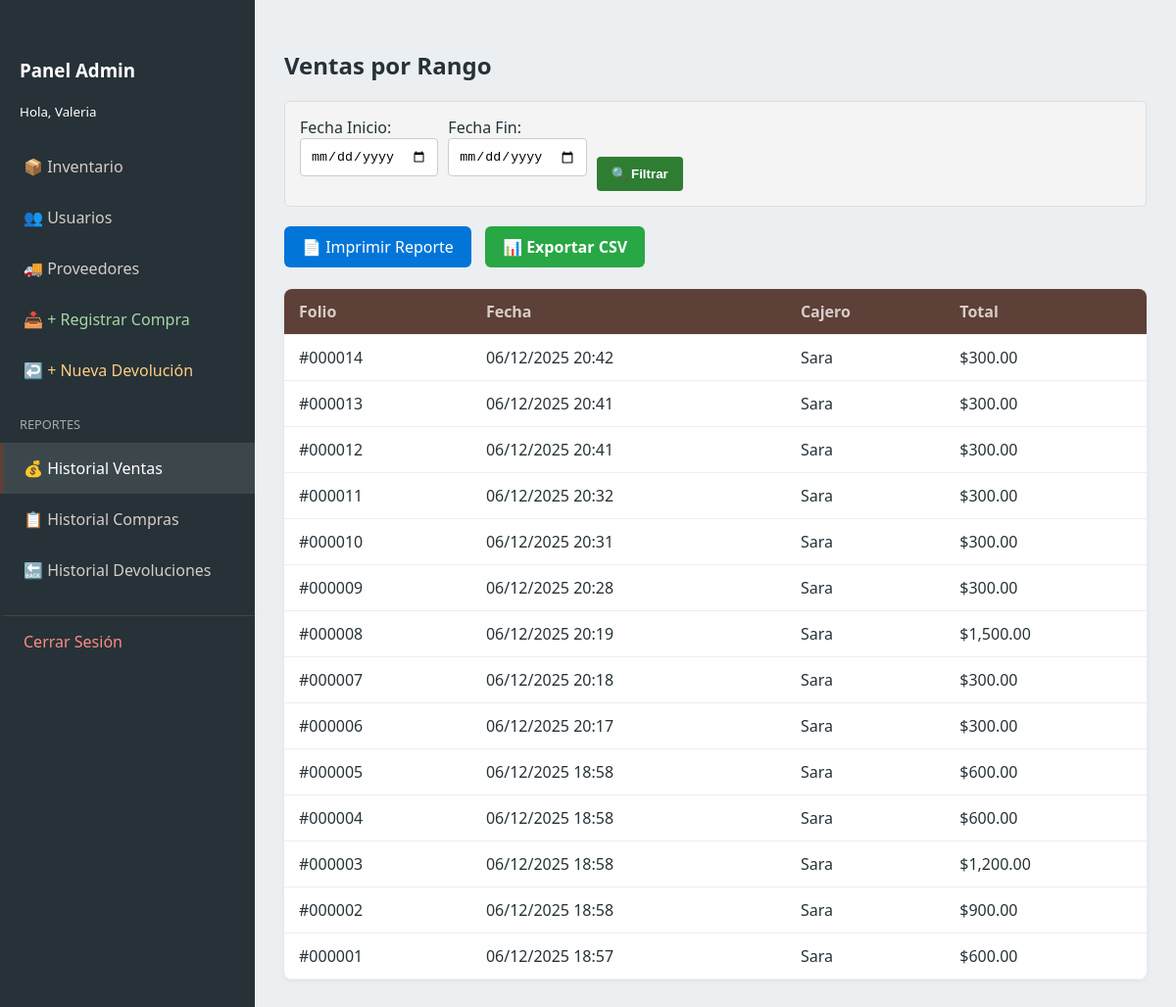
Page /admin_reporte_ventas.php (signed in) on the committed database.
### tables this page shows
CREATE TABLE `ventas` (
  `id` int(10) UNSIGNED NOT NULL,
  `fecha` datetime NOT NULL DEFAULT current_timestamp(),
  `id_usuario` int(10) UNSIGNED NOT NULL,
  `subtotal` decimal(10,2) DEFAULT NULL,
  `iva` decimal(10,2) DEFAULT NULL,
  `total` decimal(10,2) DEFAULT NULL,
  `codigo_externo` varchar(50) DEFAULT NULL
);

CREATE TABLE `usuarios` (
  `id` int(10) UNSIGNED NOT NULL,
  `nombre` varchar(100) NOT NULL,
  `correo` varchar(120) NOT NULL,
  `contrasena` varchar(255) NOT NULL,
  `rol` enum('admin','usuario') NOT NULL DEFAULT 'usuario',
  `activo` tinyint(1) NOT NULL DEFAULT 1,
  `creado_en` timestamp NOT NULL DEFAULT current_timestamp()
);

### admin_reporte_ventas.php (the view, shortened to what this page needs)
<?php
require 'db.php';
$fecha_ini = isset($_GET['f_ini']) ? $_GET['f_ini'] : '';
$fecha_fin = isset($_GET['f_fin']) ? $_GET['f_fin'] : '';
$condicion = "";
if (!empty($fecha_ini) && !empty($fecha_fin)) {
    $condicion = " WHERE v.fecha BETWEEN '$fecha_ini 00:00:00' AND '$fecha_fin 23:59:59' ";
} else {
    $condicion = " ORDER BY v.id DESC LIMIT 50";
}
$orden = (!empty($fecha_ini)) ? " ORDER BY v.id ASC " : "";
$sql = "SELECT v.*, u.nombre as cajero
        FROM ventas v
        JOIN usuarios u ON v.id_usuario = u.id
        $condicion $orden";
$ventas = $conn->query($sql);
?>
<!DOCTYPE html>
<html lang="es">
<head>
<link rel="stylesheet" href="style/styles.css">
</head>
<body>
<div class="admin-layout">
 <nav class="sidebar">
            <div style="padding: 20px;">
                <h3>Panel Admin</h3>
                <small>Hola, <?= htmlspecialchars($_SESSION['user_name']); ?></small>
            </div>
            <div class="menu">
                <a href="admin.php" >📦 Inventario</a>
                <a href="admin_usuarios.php">👥 Usuarios</a>
                <a href="admin_proveedores.php">🚚 Proveedores</a>
                <a href="admin_compras.php" style="color:#A5D6A7;">📥 + Registrar Compra</a>
                <a href="admin_devoluciones.php" style="color:#FFCC80;">↩️ + Nueva Devolución</a>
                <div style="padding:10px 20px; color:#aaa; font-size:0.8rem; margin-top:10px;">REPORTES</div>
                <a href="admin_reporte_ventas.php" class="active">💰 Historial Ventas</a>
                <a href="admin_historial_compras.php">📋 Historial Compras</a>
                <a href="admin_historial_devoluciones.php">🔙 Historial Devoluciones</a>
                <a href="logout.php" style="border-top: 1px solid #444; color: #ff8a80; margin-top:20px;">Cerrar Sesión</a>
            </div>
        </nav>
    <main class="admin-content">
        <h2>Ventas por Rango</h2>
        <form class="filter-box">
            <div>
                <label>Fecha Inicio:</label><br>
                <input type="date" name="f_ini" class="form-control" value="<?= $fecha_ini ?>" required>
            </div>
            <div>
                <label>Fecha Fin:</label><br>
                <input type="date" name="f_fin" class="form-control" value="<?= $fecha_fin ?>" required>
            </div>
            <button type="submit" class="btn btn-success">🔍 Filtrar</button>
        </form>
        <div class="no-print">
            <a href="reporte_ventas.php?f_ini=<?= $fecha_ini ?>&f_fin=<?= $fecha_fin ?>" target="_blank" class="btn-imprimir">📄 Imprimir Reporte</a>
            <a href="exportar_ventas.php" class="btn" style="background:#28a745; color:white; text-decoration:none; padding:10px 18px; border-radius:6px; margin-left:10px;">📊 Exportar CSV</a>
        </div>
        <br>
        <table class="admin-table">
            <thead>
                <tr>
                    <th>Folio</th>
                    <th>Fecha</th>
                    <th>Cajero</th>
                    <th>Total</th>
                </tr>
            </thead>
            <tbody>
                <?php while($r = $ventas->fetch_assoc()): ?>
                <tr>
                    <td>#<?= str_pad($r['id'], 6, "0", STR_PAD_LEFT) ?></td>
                    <td><?= date("d/m/Y H:i", strtotime($r['fecha'])) ?></td>
                    <td><?= $r['cajero'] ?></td>
                    <td>$<?= number_format($r['total'], 2) ?></td>
                </tr>
                <?php endwhile; ?>
            </tbody>
        </table>
    </main>
</div>
</body>
</html>

### PASTELERIA MZ/style/styles.css (style rules this page uses)
:root { --primary: #5D4037; --secondary: #D7CCC8; --accent: #2E7D32; --danger: #C62828; --dark: #263238; --light: #ECEFF1; --white: #ffffff; --sidebar-width: 260px; }
* { box-sizing: border-box; }
body { font-family: 'Segoe UI', sans-serif; background: var(--light); margin: 0; color: var(--dark); }
.btn { border: none; padding: 10px 15px; border-radius: 4px; cursor: pointer; font-weight: bold; color: white; transition: 0.2s; text-decoration: none; display: inline-block; }
.btn-success { background: var(--accent); }
.admin-layout { display: flex; min-height: 100vh; position: relative; }
.sidebar { width: var(--sidebar-width); background: var(--dark); color: var(--white); display: flex; flex-direction: column; padding: 20px 0; transition: all 0.3s ease; z-index: 1000; }
.sidebar a { color: var(--secondary); text-decoration: none; padding: 15px 20px; display: block; border-left: 4px solid transparent; transition: 0.2s; }
.sidebar a:hover, .sidebar a.active { background: rgba(255,255,255,0.1); border-left-color: var(--primary); color: var(--white); }
.admin-content { flex: 1; padding: 30px; overflow-y: auto; width: 100%; }
.admin-table { width: 100%; border-collapse: collapse; background: var(--white); border-radius: 8px; overflow: hidden; box-shadow: 0 2px 5px rgba(0,0,0,0.05); }
.admin-table th, .admin-table td { padding: 12px 15px; text-align: left; border-bottom: 1px solid #eee; }
.admin-table th { background: var(--primary); color: var(--secondary); font-weight: bold; }
.form-control { width: 100%; padding: 10px; margin-bottom: 15px; border: 1px solid #ccc; border-radius: 4px; }

### admin_reporte_ventas.php (style rules this page uses)
.filter-box { background: #f4f4f4; padding: 15px; border-radius: 5px; margin-bottom: 20px; border: 1px solid #ddd; display: flex; gap: 10px; align-items: flex-end; }
.btn-imprimir { background: #0275d8; color: white; padding: 10px 18px; border-radius: 6px; text-decoration: none; }

### rows in the picture
ventas: id "000014", fecha "06/12/2025 20:42", id_usuario.nombre "Sara", total "300.00"
ventas: id "000013", fecha "06/12/2025 20:41", id_usuario.nombre "Sara", total "300.00"
ventas: id "000012", fecha "06/12/2025 20:41", id_usuario.nombre "Sara", total "300.00"
ventas: id "000011", fecha "06/12/2025 20:32", id_usuario.nombre "Sara", total "300.00"
ventas: id "000010", fecha "06/12/2025 20:31", id_usuario.nombre "Sara", total "300.00"
ventas: id "000009", fecha "06/12/2025 20:28", id_usuario.nombre "Sara", total "300.00"
ventas: id "000008", fecha "06/12/2025 20:19", id_usuario.nombre "Sara", total "1,500.00"
ventas: id "000007", fecha "06/12/2025 20:18", id_usuario.nombre "Sara", total "300.00"
ventas: id "000006", fecha "06/12/2025 20:17", id_usuario.nombre "Sara", total "300.00"
ventas: id "000005", fecha "06/12/2025 18:58", id_usuario.nombre "Sara", total "600.00"
ventas: id "000004", fecha "06/12/2025 18:58", id_usuario.nombre "Sara", total "600.00"
ventas: id "000003", fecha "06/12/2025 18:58", id_usuario.nombre "Sara", total "1,200.00"
ventas: id "000002", fecha "06/12/2025 18:58", id_usuario.nombre "Sara", total "900.00"
ventas: id "000001", fecha "06/12/2025 18:57", id_usuario.nombre "Sara", total "600.00"

### other values in the picture
$_SESSION['user_name'] "Valeria"
